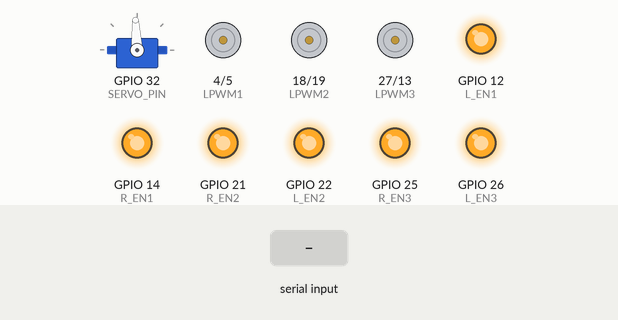
This sketch was run on a simulated ESP32. On the bench: servo, motor-driver pin pairs drawn as motors (green arrow = first pin HIGH = forward, orange = second pin HIGH = backward, longer = more drive), output pins drawn as LEDs (lit = HIGH). The inputs (shaded band) are chosen by the test bench. Nothing arrives over Bluetooth unless stated; servo pulses on a pin are drawn as a servo (544–2400 µs = 0–180°); what the sketch prints to the serial monitor is not drawn.

Above: at 1.2 s.
1.3 s: "X" received over the second serial link
At 3.7 s:
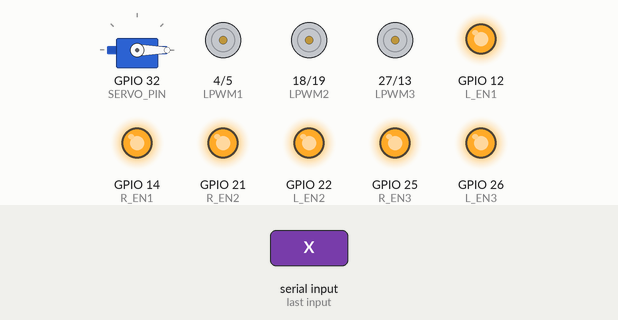
4.3 s: "F" received over the second serial link
At 4.6 s:
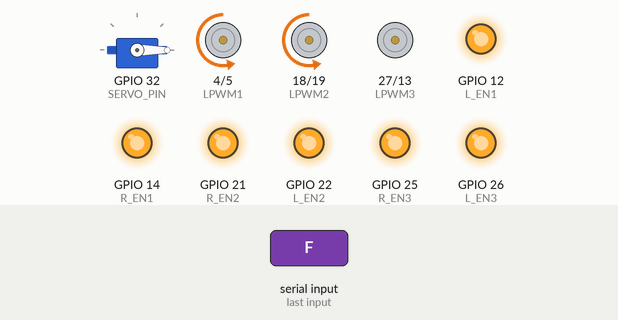
5.8 s: "B" received over the second serial link
At 6.9 s:
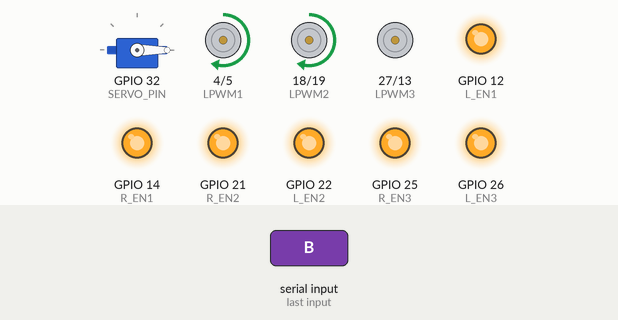
7.3 s: "90,45\n" received over the second serial link
At 8.1 s:
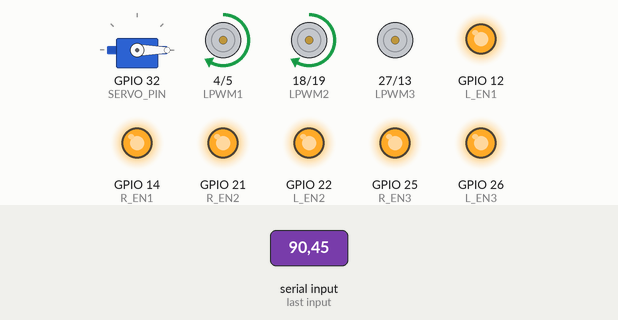
8.8 s: "W90\n" received over the second serial link
At 9.2 s:
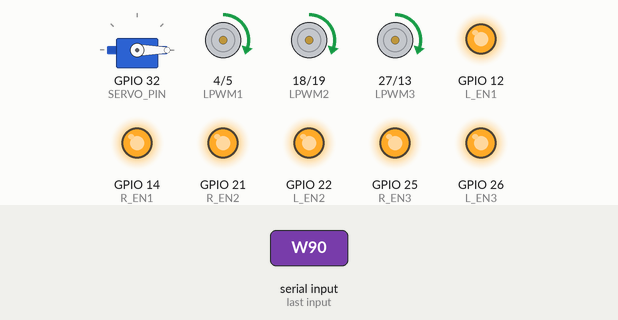
10.3 s: "U90\n" received over the second serial link
At 11.5 s:
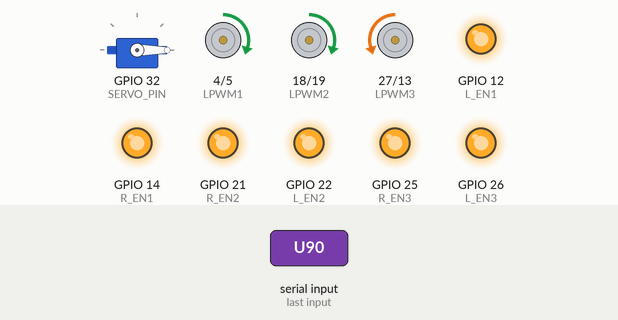
Timing chart, 0 to 12.8 s (numbered marks = the images above; inputs shaded):
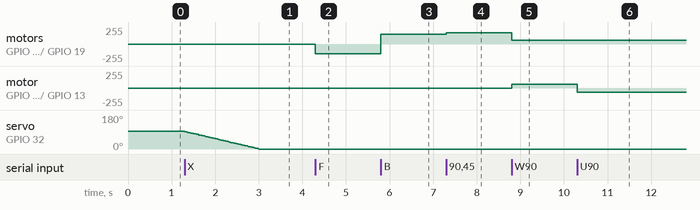

The sketch:

final.ino
```cpp
#include <BluetoothSerial.h>

BluetoothSerial SerialBT;


#define MOTOR_FREQ 20000
#define SERVO_FREQ 50

#define RPWM1  5
#define LPWM1  4
#define R_EN1  14
#define L_EN1  12

#define RPWM2  19
#define LPWM2  18
#define R_EN2  21
#define L_EN2  22


#define RPWM3  13
#define LPWM3  27
#define R_EN3  25
#define L_EN3  26

#define SERVO_PIN 32  // ✅ was 27

int speedValue = 150;
int diff = 4;

int servoAngle = 90;
bool servoUpRun = false;
bool servoDownRun = false;

char currentDriveCmd = 'S';
int extraMotorDrive = 0;
void setExtraMotor(int speed);

unsigned long lastServoMove = 0;
const int servoInterval = 20;

/* ================= SETUP ================= */
void setup() {
  Serial.begin(115200);
  SerialBT.begin("ESP32_Car");

  pinMode(R_EN1, OUTPUT); pinMode(L_EN1, OUTPUT);
  pinMode(R_EN2, OUTPUT); pinMode(L_EN2, OUTPUT);
  pinMode(R_EN3, OUTPUT); pinMode(L_EN3, OUTPUT);

  digitalWrite(R_EN1, HIGH); digitalWrite(L_EN1, HIGH);
  digitalWrite(R_EN2, HIGH); digitalWrite(L_EN2, HIGH);
  digitalWrite(R_EN3, HIGH); digitalWrite(L_EN3, HIGH);

  ledcAttach(RPWM1, MOTOR_FREQ, 8);
  ledcAttach(LPWM1, MOTOR_FREQ, 8);
  ledcAttach(RPWM2, MOTOR_FREQ, 8);
  ledcAttach(LPWM2, MOTOR_FREQ, 8);
  ledcAttach(RPWM3, MOTOR_FREQ, 8);
  ledcAttach(LPWM3, MOTOR_FREQ, 8);

  ledcAttach(SERVO_PIN, SERVO_FREQ, 16);
  setServoAngle(servoAngle);

  Serial.println("ESP32 READY ✅");
}

/* ================= LOOP ================= */
void loop() {

  if (SerialBT.hasClient() && SerialBT.available()) {
    char cmd = SerialBT.read();
    Serial.println(cmd);

    if (cmd >= '0' && cmd <= '9') {
      speedValue = map(cmd - '0', 0, 9, 60, 255);
      controlCar(currentDriveCmd); // Instantly update active movements
      if (extraMotorDrive != 0) {
        setExtraMotor(extraMotorDrive * speedValue); // Instantly update extra motor
      }
    } else {
      controlCar(cmd);
    }
  }

  /* ===== CONTINUOUS SERVO ===== */
  if (servoUpRun || servoDownRun) {
    unsigned long now = millis();
    if (now - lastServoMove >= servoInterval) {
      lastServoMove = now;

      if (servoUpRun) {
        setServoAngle(servoAngle + 1);
      } else if (servoDownRun) {
        setServoAngle(servoAngle - 1);
      }
    }
  }
}

/* ================= COMMAND HANDLER ================= */
void controlCar(char c) {
  switch (c) {

    /* ---- NEW DC MOTOR ---- */
    case 'W':   // LEFT
      extraMotorDrive = -1;
      newMotorLeft();
      break;

    case 'U':   // RIGHT
      extraMotorDrive = 1;
      newMotorRight();
      break;

    case 'w':
    case 'u':   // STOP
      extraMotorDrive = 0;
      stopNewMotor();
      break;

    /* ---- SERVO ---- */
    case 'V':
      servoUpRun = true;
      servoDownRun = false;
      break;

    case 'v':
      servoUpRun = false;
      break;

    case 'X':
      servoDownRun = true;
      servoUpRun = false;
      break;

    case 'x':
      servoDownRun = false;
      break;

    /* ---- CAR ---- */
    case 'F': currentDriveCmd = 'F'; moveForward(); break;
    case 'B': currentDriveCmd = 'B'; moveBackward(); break;
    case 'L': currentDriveCmd = 'L'; turnLeft(); break;
    case 'R': currentDriveCmd = 'R'; turnRight(); break;
    case 'S': currentDriveCmd = 'S'; stopAll(); break;

    case 'G': currentDriveCmd = 'G'; moveLeftForward(); break;
    case 'I': currentDriveCmd = 'I'; moveRightForward(); break;
    case 'H': currentDriveCmd = 'H'; moveLeftBackward(); break;
    case 'J': currentDriveCmd = 'J'; moveRightBackward(); break;
  }
}

/* ================= SERVO ================= */
void setServoAngle(int angle) {
  servoAngle = constrain(angle, 0, 180);
  uint32_t duty = map(servoAngle, 0, 180, 1638, 8192);
  ledcWrite(SERVO_PIN, duty);
}

/* ================= MOTOR HELPERS ================= */
void setDriveMotors(int m1Speed, int m2Speed) {
  if (m1Speed >= 0) {
    ledcWrite(RPWM1, m1Speed);
    ledcWrite(LPWM1, 0);
  } else {
    ledcWrite(RPWM1, 0);
    ledcWrite(LPWM1, -m1Speed);
  }

  if (m2Speed >= 0) {
    ledcWrite(RPWM2, m2Speed);
    ledcWrite(LPWM2, 0);
  } else {
    ledcWrite(RPWM2, 0);
    ledcWrite(LPWM2, -m2Speed);
  }
}

void setExtraMotor(int speed) {
  if (speed >= 0) {
    ledcWrite(RPWM3, speed);
    ledcWrite(LPWM3, 0);
  } else {
    ledcWrite(RPWM3, 0);
    ledcWrite(LPWM3, -speed);
  }
}

/* ================= EXTRA MOTOR ================= */
void newMotorLeft() {
  setExtraMotor(-speedValue);
}

void newMotorRight() {
  setExtraMotor(speedValue);
}

void stopNewMotor() {
  setExtraMotor(0);
}

/* ================= CAR MOVEMENT ================= */
void moveForward()       { setDriveMotors(speedValue, speedValue); }
void moveBackward()      { setDriveMotors(-speedValue, -speedValue); }
void turnLeft()          { setDriveMotors(speedValue, -speedValue); }
void turnRight()         { setDriveMotors(-speedValue, speedValue); }
void moveLeftForward()   { setDriveMotors(speedValue, speedValue / diff); }
void moveRightForward()  { setDriveMotors(speedValue / diff, speedValue); }
void moveLeftBackward()  { setDriveMotors(-speedValue, -speedValue / diff); }
void moveRightBackward() { setDriveMotors(-speedValue / diff, -speedValue); }

void stopAll() {
  setDriveMotors(0, 0);
  extraMotorDrive = 0;
  stopNewMotor();
}
```

Measured:
- after the input at 1.3 s, servo on GPIO 32 (SERVO_PIN): moves from 93° to 0° over 1.7 s, starting at once
- after the input at 4.3 s, motor on GPIO 4 (LPWM1) / GPIO 5 (RPWM1), motor on GPIO 18 (LPWM2) / GPIO 19 (RPWM2): stopped → backward 149/255 at once
- after the input at 5.8 s, motor on GPIO 4 (LPWM1) / GPIO 5 (RPWM1), motor on GPIO 18 (LPWM2) / GPIO 19 (RPWM2): backward 149/255 → forward 149/255 at once
- after the input at 7.3 s, motor on GPIO 4 (LPWM1) / GPIO 5 (RPWM1), motor on GPIO 18 (LPWM2) / GPIO 19 (RPWM2): forward 149/255 → forward 167/255 at once
- after the input at 8.8 s, motor on GPIO 4 (LPWM1) / GPIO 5 (RPWM1), motor on GPIO 18 (LPWM2) / GPIO 19 (RPWM2): forward 167/255 → forward 60/255 at once; motor on GPIO 27 (LPWM3) / GPIO 13 (RPWM3): stopped → forward 60/255 at once
- after the input at 10.3 s, motor on GPIO 27 (LPWM3) / GPIO 13 (RPWM3): forward 60/255 → backward 60/255 at once
